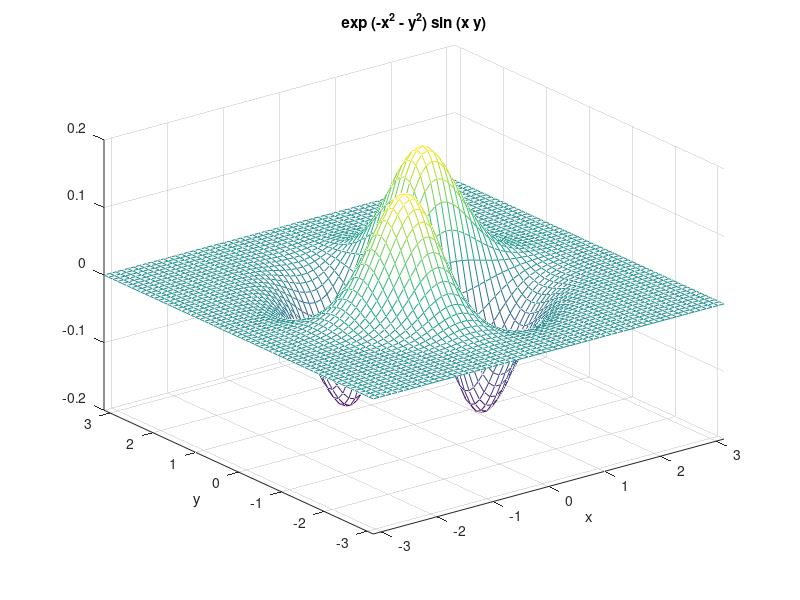
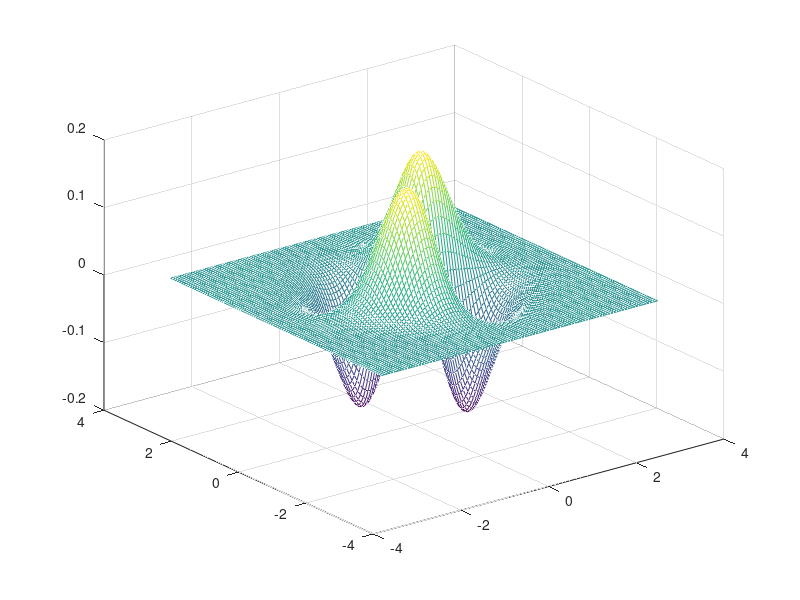
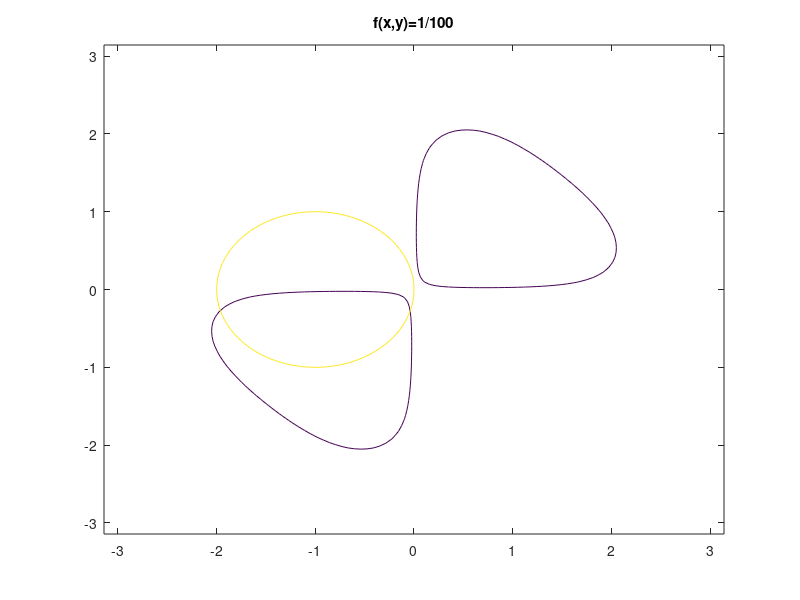

Write MATLAB code to recreate these figures, in order. (Note: this script raises an error after producing the figures.)
%% ES 1
x_ax1 = linspace(0,40,500);
x_ax2 = 0:4:40;
plot(x_ax1,x_ax1.*cos(x_ax1),'r-',x_ax2,x_ax2.*cos(x_ax2),'go')
title('Plot of f(x)=xcos(x) and some of its points')
clear x*;
%% ES 2
x_ax = linspace(0,2*pi,5000);
y1 = sin(3*x_ax).^2;
y2 = cos(4*x_ax).^4;
v = abs(y1-1) < 1e-4;
plot(x_ax,y1,x_ax,y2,x_ax(v),y1(v),'o')
legend('sin(3x)^2','cos(4x)^2','sin(3x)^2=1')
clear x_ax y* v
%% ES 3
f = @(x,y) exp(-x.^2-y.^2).*sin(x.*y);
figure(1);
ezmesh(f,[-pi pi])
figure(2);
[X,Y] = meshgrid(linspace(-pi,pi));
Z = f(X,Y);
mesh(X,Y,Z)
figure(3);
contour(X,Y,Z,[1/100,1/100])
title('f(x,y)=1/100')
clear f X Y Z
%% ES 4
hold on
[X,Y] = meshgrid(linspace(-3,3));
Z = ones(100,100);
for p=1:4
    Z = Z + (1/p).*(X+1i.*Y).^p;
    contour(X,Y,abs(Z),[1,1],'color',rand(3,1))
end
legend();
hold off
clear X Y Z p
%% ES 5
[X,Y] = meshgrid(linspace(-2,2));
Z1 = abs(X)+abs(Y);
Z2 = sqrt(X.^2+Y.^2);
Zinf = max(abs(X),abs(Y));
hold on
contour(X,Y,Z1,[1,1],'r')
contour(X,Y,Z2,[1,1],'g')
contour(X,Y,Zinf,[1,1],'b')
legend('Palla norma 1','Palla norma 2','Palla norma infinito')
hold off
clear X Y Z*
%% ES 6
figure()
for l=3:8
    subplot(3,2,l-2)
    plot(nsidedpoly(l))
    axis equal
end
clear l
%% ES 7
n = 5;
A = rand(n,n)+1i*rand(n,n);
es7or8(A)
clear n A
%% ES 8
n = 5;
A = rand(n,n);
es7or8(A+A')
clear n A
%% ES 9
x = 5*sin(linspace(0,2*pi));
y = 2*cos(linspace(0,2*pi));
hold on
for t=[-pi/3 0 pi/3]
    plot(x*cos(t)-y*sin(t),x*sin(t)+y*cos(t),'-b',5*cos(t),5*sin(t),'r*')
end
hold off
title('Rotazioni di ellissi')
clear x y t